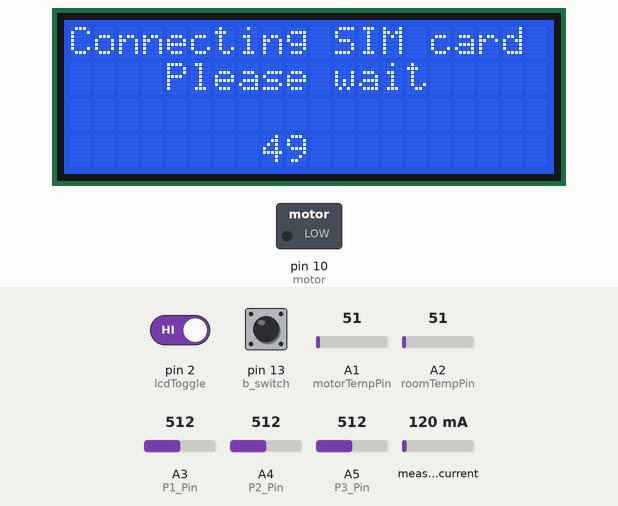
Recording of a sketch running on a simulated Arduino Uno, built with avr-gcc and run on an emulated ATmega328P. Parts: 20×4 character LCD, switched loads named in the sketch (green lamp = pin HIGH). The inputs (shaded band) are chosen by the test bench; at power-on: pin 13 (b_switch) HIGH, pin 2 (lcdToggle) HIGH, A1 (motorTempPin) = 51, A2 (roomTempPin) = 51, A3 (P1_Pin) = 512, A4 (P2_Pin) = 512, A5 (P3_Pin) = 512, measured current 120 mA. Random numbers use the default seed unless the sketch sets one; the modem accepts every AT command (registered, SIM ready, sends succeed) and sends nothing else.

Above: at 14.1 s.
16.9 s: pin 13 (b_switch) pulled LOW for 1 s
At 18.4 s:
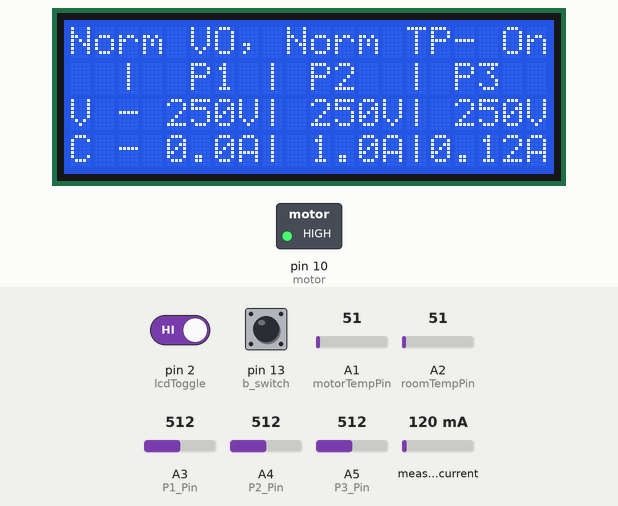
20.2 s: pin 13 (b_switch) pulled LOW for 3.2 s
At 25.6 s:
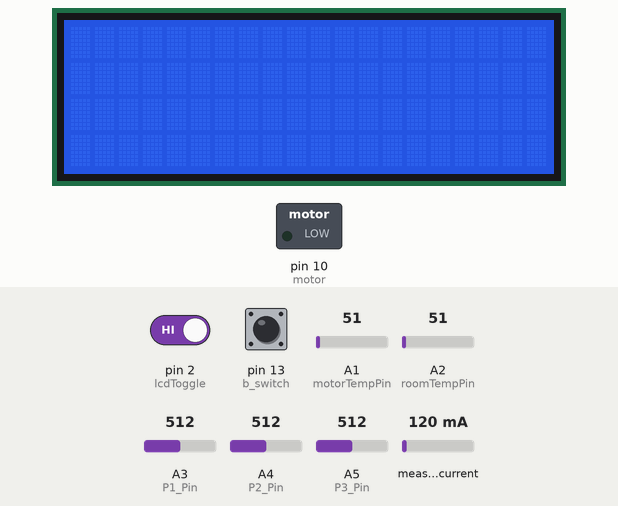
Timing chart, 0 to 27.1 s (numbered marks = the images above; inputs shaded):
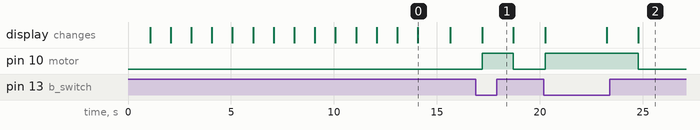

Measured:
- after the input at 16.9 s, pin 10 (motor): LOW → HIGH after 0.30 s, → LOW 1.5 s later; the display: changes after 0.30 s (image 1)
- after the input at 20.2 s, pin 10 (motor): LOW → HIGH after 0.07 s, → LOW 4.5 s later; the display: first changes after 0.07 s (image 2 shows a later state)
- what the display in image 0 shows lasts 1.6 s, from 14.1 s to 15.7 s

The sketch:

SMS-Based-Motor-Automation-System.ino
```cpp
#include "ACS712.h" //  ACS712 current sensor library
#include <LiquidCrystal.h>  //  LCD module library & config
#include <SoftwareSerial.h> //  Software serial library for SIM800L communication on Arduino Uno
//  I/O Pins
#define motor  10  //  AC motor is connected here
#define b_switch 13  //  Switch to turn device on/off
#define lcdToggle 2 //  Button to switch display screen
//  Analog Pins
#define motorTempPin A1  //  Temperature sensor (motor temperature)
#define roomTempPin A2  //  Temperature sensor 1 (room temperature)
#define P1_Pin A3 //  Phase-1 analog voltage pin
#define P2_Pin A4 //  Phase-2 analog voltage pin
#define P3_Pin A5 //  Phase-3 analog voltage pin
//  Initialize all libraries
ACS712  ACS(A1, 5.0, 1023, 185);  //  20A used with 185mA sensitivity. Sensor is on Pin A1
LiquidCrystal lcd(3, 4, 5, 6, 7, 8);  //  LCD module pins on board - RS,EN,D4,D5,D6,D7
SoftwareSerial simModule(0, 1); //  Instantiate serial communication on software serial pins 0 & 1
//  Global variables
bool motorState;  //  Keeps track of motor state (on/off)
bool smsTurnOn = 1; //  If turn motor on command is received from SMS
byte tempState; //  Keeps track of temperature operatable state
byte voltageState;  //  Keeps track of voltage operatable state
double P1_current, P2_current, P3_current;  //  Current values for phase 1, 2 & 3
int roomTemp, motorTemp;  //  Room and motor temperature values
const int maxTemp = 60;  //  Maximum temperature of device
const int minTemp = -20;  //  Minimum temperature of device
int P1_voltage, P2_voltage, P3_voltage;  //  Voltage values for phase 1, 2 & 3
const int min_p_voltage = 180;  //  Minimum device operating voltage
const int max_p_voltage = 250;  //  Maximum device operating voltage

void setup() {
  pinMode(b_switch,  INPUT_PULLUP);
  pinMode(lcdToggle,  INPUT_PULLUP);
  pinMode(motor, OUTPUT);
  simModule.begin(9600);  //  Set baud rate and begin serial communication with SIM module
  ACS.autoMidPoint(); //  Configure ACS module
  lcd.begin(20, 4); lcd.clear();  //  Initialize LCD and clear screen
  lcd.print("Connecting SIM card");
  lcd.setCursor(4, 1);  lcd.print("Please wait");
  for (byte i = 15;  i > 0;  i--) { //  Display time countdown to ensure SIM connection
    lcd.setCursor(8, 3);
    if (i >= 10) lcd.print(i);
    else lcd.print('0' + i);
    delay(1000);
  }
  //  SIM module initialization commands
  simModule.println("AT");
  delay(100);
  simModule.println("AT+CMGDA=\"DEL ALL\"");
  delay(100);
  simModule.println("AT+CMGF=1");
  delay(100);
  simModule.println("AT+CMGR=1");  delay(100);
  simModule.println("AT+CNMI=1,2,0,0,0");
  delay(100);
  lcd.clear();
}

void loop() {
  if (simModule.available()) {  //  If SIM module gets a message
    smsData();  //  Processes message received and returns a reply
  }
  if (digitalRead(b_switch)) {   // Switch is off, device is on standby
    lcd.clear();
    motorState = 0;
    digitalWrite(motor, motorState);
    const char message[] = "SMS Based LCD 3-Phase Induction Motor Protection System";
    while (!digitalRead(b_switch)) { //  Runs infinitely as long as switch is off
      lcd.print("****Standby Mode****");
      for (byte i = 0; i < 56; i++) { //  Scrolling text on screen
        lcd.cursor();
        if (i > 19 && i < 38) lcd.setCursor(i - 20, 2);
        else if (i <= 19)  lcd.setCursor(0 + i, 1);
        else if (i >= 38) lcd.setCursor(i - 38, 3);
        lcd.print(message[i]);
        delay(100);
      }
      delay(300);
      lcd.clear();
    }
    lcd.clear();
    lcd.noCursor();
  } else {  //  Switch is toggled on, device is operating
    getData();  //  Obtain data from sensors
    lcdDisplay(); //  Renders data on LCD
    if (motorTemp < minTemp)  tempState = 0;  //  Low motor temperature
    else if (motorTemp > minTemp && motorTemp < maxTemp)   tempState = 1;  //  Normal motor temperature
    else if (motorTemp > maxTemp)  tempState = 2;  //  High motor temperature
    if (P1_voltage >= min_p_voltage && P2_voltage < min_p_voltage && P3_voltage < min_p_voltage) {  //  Device runs on a single phase
      singlePhase();
    } else if (P1_voltage < min_p_voltage && P2_voltage >= min_p_voltage && P3_voltage < min_p_voltage) {  //  Device runs on a single phase
      singlePhase();
    } else if (P1_voltage < min_p_voltage && P2_voltage < min_p_voltage && P3_voltage >= min_p_voltage) {  //  Device runs on a single phase
      singlePhase();
    } else if (P1_voltage >= min_p_voltage && P2_voltage >= min_p_voltage && P3_voltage < min_p_voltage) {  //  Device runs on double phases
      doublePhase();
    } else if (P1_voltage >= min_p_voltage && P2_voltage < min_p_voltage && P3_voltage >= min_p_voltage) {  //  Device runs on double phases
      doublePhase();
    } else if (P1_voltage < min_p_voltage && P2_voltage >= min_p_voltage && P3_voltage >= min_p_voltage) {  //  Device runs on double phases
      doublePhase();
    } else if (P1_voltage >= min_p_voltage && P2_voltage >= min_p_voltage && P3_voltage >= min_p_voltage) {  //  Device runs on all phases
      voltageState = 1; //  Voltage is normal
      lcd.setCursor(0, 0);
      if (tempState == 0) { //  Low temperature
        lcd.print("Norm VO, Low TP ");  //  Normal Voltage, Low Temperature
        lcd.print("-Off");  //  Device is off
        motorState = 0; //  Motor isn't running
      } else if (tempState == 2) {  //  High temperature
        lcd.print("Norm VO, High TP");
        lcd.print("-Off");  //  Device is off
        motorState = 0; //  Motor isn't running
      } else if (tempState == 1) {
        lcd.print("Norm VO, Norm TP");
        lcd.setCursor(16, 0);
        if (smsTurnOn) {  //  Device receives turn on command from SMS
          motorState = 1; //  Turn on motor
          lcd.print("- On");
        } else {  //  Device receives turn off command from SMS
          motorState = 0; //  Turn off motor
          lcd.print("-Off");
        }
      }
    }
  }
  digitalWrite(motor, motorState);  //  Apply state to motor
}

void smsData() {
  simModule.println("AT+CMGR=1");
  delay(100);
  String getMessage = simModule.readString(); //  Reads message content into a string
  getMessage.toUpperCase(); //  Convert the string to uppercase for effective comparison
  char senderNumber[15];  //  Obtains sender number from an SMS
  for (byte i = 0; i < 14; i++) {
    senderNumber[i] = getMessage.charAt(i + 9);  //  Store SMS sender's number into an array
  }
  //  The following lines of code configure a message to return to the sender based on device's state
  String message;  //  Holds the SMS content message to be replied
  if (digitalRead(b_switch)) {  //  If device has been turned off via switch
    message = "Device in standby mode, push the RED power button to turn on";
  } else {  //  If device is running i.e. not in standby mode
    if (getMessage.indexOf("TURN ON") > 0) {  //  If the SMS received is "Turn on"
      if (!voltageState || !tempState) {  //  If we have abnormal voltage or temperature
        smsTurnOn = 0;  //  Don't turn device on
        message = "Command received, motor turn-on unsuccessful, Check status!";
      } else if (voltageState && tempState) { //  If both voltage & temperature are okay for operation:
        smsTurnOn = 1;  //  Turn on device
        message = "Command received, motor turned on successfully";
      }
    } else if (getMessage.indexOf("TURN OFF") > 0) {  //  If the SMS received is "Turn off"
      smsTurnOn = 0;  //  Turn off device
      if (!motorState) {  //  If motor not running before receiving turn off command
        message = "Command received, motor not initially working, Check status!";
      }
      else {  //  If motor is running before receiving turn off command
        message = "Command received, motor turned off successfully";
      }
    } else if (getMessage.indexOf("STATUS") > 0) {  //  If the SMS received is "Status"
      String mStatus; //  Holds the current motor operating status (active/inactive)
      if (motorState) mStatus = "Active";
      else mStatus = "Inactive";
      //  Return a summary of device's operating state
      message = {"Motor is " + mStatus + ", *P1 (" + String(P1_voltage) + "V, " + String(P1_current) + "A), *P2 (" + String(P2_voltage) + "V, "
                 + String(P2_current) + "A), *P3 (" + String(P3_voltage) + "V, " + String(P3_current) + "A)"
                };
    } else if (getMessage.indexOf("COMMANDS") > 0) {  //  If the SMS received is "Commands"
      //  Returns a short list of possible commands
      message = "(1) Turn on (2) Turn off (3) Status";
    }
  }
  //  Return SMS message composed to sender
  simModule.println("AT+CMGF=1");
  delay(100);
  simModule.println("AT+CMGS=\"" + String(senderNumber) + "\"");
  delay(100);
  simModule.print(message);
  delay(100);
  simModule.write(26);
}
//  Obtains data from all sensors
void getData() {
  P1_voltage = (analogRead(P1_Pin) * 5.0 / 1023.0 * 100); //  Phase 1 analog voltage value
  P2_voltage = (analogRead(P2_Pin) * 5.0 / 1023.0 * 100); //  Phase 2 analog voltage value
  P3_voltage = (analogRead(P3_Pin) * 5.0 / 1023.0 * 100); //  Phase 3 analog voltage value
  P3_current = ACS.mA_AC() * 0.001;  //  Obtain current readings from ACS712 sensor and convert from mA to Ampere
  //  Based on the phase voltage, random current values are generated for phase 1 and phase 2
  //  You can replace them if you have actual sensors for both phases
  if (P1_voltage >= 100)  P1_current = random(0.1, 0.5);
  else P1_current = 0.0;
  if (P2_voltage >= 100)  P2_current = random(0.5, 2.5);
  else P2_current = 0.0;
  roomTemp = (analogRead(roomTempPin) * 5.0 / 1023.0 * 100);  //  Room temperature from room temperature sensor
  motorTemp = (analogRead(motorTempPin) * 5.0 / 1023.0 * 100);  //  Motor temperature from motor temperature sensor
}

void lcdDisplay() { //  Display all contents on screen
  lcd.setCursor(0, 1);  lcd.print("  |  P1 | P2  | P3  ");
  lcd.setCursor(0, 2);  lcd.print("V - " + String(P1_voltage) + 'V');
  lcd.setCursor(0, 3);  lcd.print("C - ");
  lcd.setCursor(8, 3);  lcd.write('|');
  lcd.setCursor(14, 3);  lcd.write('|');
  if (P1_voltage > 9 && P1_voltage <  100) {
    lcd.setCursor(7, 2);  lcd.print(" | ");
  } else if (P1_voltage <= 9) {
    lcd.setCursor(6, 2);  lcd.print("  | ");
  } else {
    lcd.setCursor(8, 2);  lcd.print("| ");
  }
  lcd.setCursor(10, 2);  lcd.print(String(P2_voltage) + 'V');
  if (P2_voltage > 9 && P2_voltage <  100) {
    lcd.setCursor(13, 2);  lcd.print(" | ");
  } else if (P2_voltage < 10) {
    lcd.setCursor(12, 2);  lcd.print("  | ");
  } else {
    lcd.setCursor(14, 2);  lcd.print("| ");
  }
  lcd.setCursor(16, 2);  lcd.print(String(P3_voltage) + 'V');
  if (P3_voltage > 9 && P3_voltage <  100) {
    lcd.setCursor(19, 2);  lcd.write(' ');
  } else if (P3_voltage < 10) {
    lcd.setCursor(18, 2);  lcd.print("  ");
  }
  lcd.setCursor(4, 3);  lcd.print(P1_current);
  lcd.setCursor(7, 3);  lcd.write('A');
  lcd.setCursor(10, 3);  lcd.print(P2_current);
  lcd.setCursor(13, 3);  lcd.write('A');
  lcd.setCursor(15, 3);  lcd.print(P3_current, 2);
  lcd.setCursor(19, 3);  lcd.write('A');
  if (!(digitalRead(lcdToggle))) {  //  A button to switch the content of the display
    lcd.clear();
    lcd.setCursor(0, 1);
    lcd.print(" Room Temp = " + String(roomTemp) + (char)223 + 'C');
    lcd.setCursor(0, 3);
    lcd.print("Motor Temp = " + String(motorTemp) + (char)223 + 'C');
    lcd.clear();
    while (!(digitalRead(lcdToggle)));
  }
}

void singlePhase() {  //  Device has a single phase supply
  voltageState = 0; //  Voltage not usable
  motorState = 0; //  Turn off motor
  lcd.setCursor(0, 0);
  if (tempState == 0) lcd.print("Sing P & Low TP- Off");  //  Single phase and low temperature
  else if (tempState == 1)  lcd.print("Sing P & Norm TP-Off");  //  Single phase and normal temperature
  else if (tempState == 2)  lcd.print("Sing P & High TP-Off");  //  Single phase and high temperature
}

void doublePhase() {  //  Device has a double phase supply
  voltageState = 0; //  Voltage not usable
  motorState = 0; //  Turn off motor
  lcd.setCursor(0, 0);
  if (tempState == 0) lcd.print("Two P & Low TP - Off");  //  Two phases and low temperature
  else if (tempState == 1) lcd.print("Two P & Norm TP- Off");  //  Two phases and normal temperature
  else if (tempState == 2)  lcd.print("Two P & High TP- Off");  //  Two phases and high temperature
}
```
